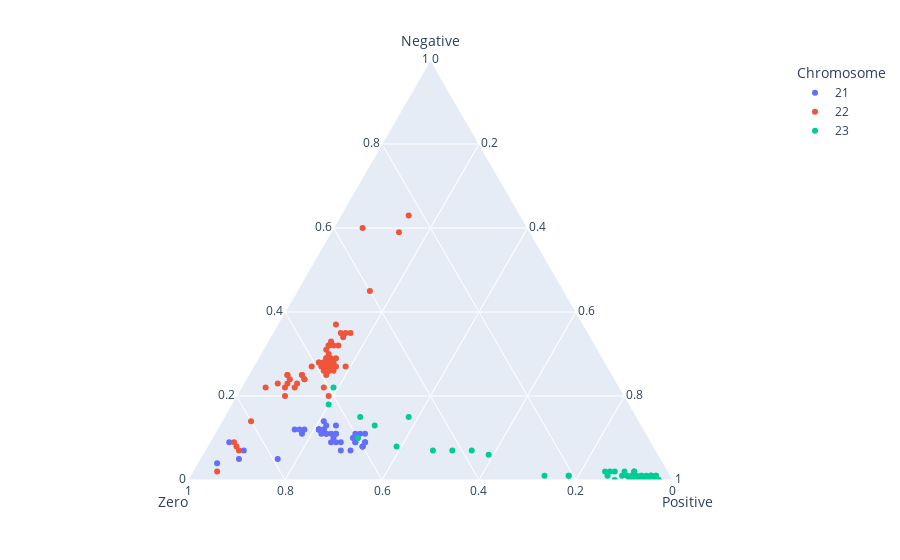

Notebook code cell kept with this figure:
### Code cell
plot = px.scatter_ternary(df[2656:], a = 'Negative', 
                          b = 'Zero',
                          c='Positive',
                          color = 'Chromosome')
plot.show()

### Figure 1 — Plotly figure (JSON) as saved in the notebook; plotly's stock layout.template omitted (floating-point values rounded to 4 significant figures)
{"data": [{"a": [9, 4, 7, 5, 5, 12, 11, 12, 12, 12, 12, 12, 11, 12, 11, 14, 11, 12, 12, 12, 13, 13, 11, 7, 9, 11, 10, 9, 11, 9, 7, 9, 8, 10, 11, 11, 11, 10, 8, 9, 8, 9, 9], "b": [87, 92, 85, 87, 79, 72, 71, 71, 70, 67, 67, 67, 66, 66, 66, 65, 67, 67, 66, 67, 65, 63, 64, 65, 66, 65, 65, 65, 64, 64, 63, 59, 60, 61, 60, 58, 59, 60, 60, 61, 60, 59, 61], "c": [4, 4, 8, 8, 16, 16, 18, 17, 18, 21, 21, 21, 23, 22, 23, 21, 22, 21, 22, 21, 22, 24, 25, 28, 25, 24, 25, 26, 25, 27, 30, 32, 32, 29, 29, 31, 30, 30, 32, 30, 32, 32, 30], "hovertemplate": "Chromosome=21<br>Negative=%{a}<br>Zero=%{b}<br>Positive=%{c}<extra></extra>", "legendgroup": "21", "marker": {"color": "#636efa", "symbol": "circle"}, "mode": "markers", "name": "21", "showlegend": true, "subplot": "ternary", "type": "scatterternary"}, {"a": [2, 7, 8, 9, 14, 22, 23, 25, 25, 22, 23, 20, 23, 24, 22, 24, 24, 25, 25, 22, 20, 45, 59, 63, 32, 28, 27, 28, 27, 27, 28, 27, 26, 27, 25, 26, 26, 26, 27, 27, 30, 26, 29, 60, 27, 29, 28, 28, 28, 31, 29, 29, 32, 32, 32, 33, 34, 35, 35, 35, 37], "b": [93, 86, 86, 86, 80, 73, 70, 67, 67, 69, 68, 70, 66, 67, 67, 64, 64, 64, 64, 61, 61, 40, 27, 23, 55, 59, 58, 57, 57, 54, 56, 56, 57, 58, 59, 58, 58, 58, 59, 58, 56, 59, 57, 34, 61, 56, 59, 58, 58, 56, 57, 55, 53, 54, 55, 54, 51, 50, 49, 51, 51], "c": [5, 7, 6, 5, 6, 5, 7, 8, 8, 9, 9, 10, 11, 9, 11, 12, 12, 11, 11, 17, 19, 15, 14, 14, 13, 13, 15, 15, 16, 19, 16, 17, 17, 15, 16, 16, 16, 16, 14, 15, 14, 15, 14, 6, 12, 15, 13, 14, 14, 13, 14, 16, 15, 14, 13, 13, 15, 15, 16, 14, 12], "hovertemplate": "Chromosome=22<br>Negative=%{a}<br>Zero=%{b}<br>Positive=%{c}<extra></extra>", "legendgroup": "22", "marker": {"color": "#EF553B", "symbol": "circle"}, "mode": "markers", "name": "22", "showlegend": true, "subplot": "ternary", "type": "scatterternary"}, {"a": [15, 2, 8, 10, 15, 13, 7, 6, 7, 7, 22, 18, 0, 0, 0, 1, 1, 0, 0, 0, 0, 0, 0, 0, 0, 0, 0, 0, 0, 0, 1, 0, 0, 0, 1, 1, 0, 1, 1, 1, 1, 1, 1, 2, 2, 1, 2, 2, 2, 1, 1, 1, 1, 1, 1, 1, 1, 1, 0, 0, 0, 0, 0, 0, 0, 0, 0, 0, 0, 0, 0, 0, 0, 0], "b": [47, 7, 53, 60, 57, 55, 38, 35, 42, 46, 59, 62, 5, 6, 5, 6, 6, 5, 5, 5, 6, 5, 6, 6, 5, 6, 7, 5, 4, 4, 7, 3, 3, 3, 4, 4, 5, 4, 4, 3, 3, 9, 10, 12, 9, 5, 7, 13, 11, 8, 13, 21, 26, 21, 4, 3, 4, 4, 4, 6, 6, 6, 6, 6, 6, 5, 12, 5, 9, 5, 6, 6, 8, 7], "c": [38, 91, 39, 30, 28, 32, 55, 59, 51, 47, 19, 20, 95, 94, 95, 93, 93, 95, 95, 95, 94, 95, 94, 94, 95, 94, 93, 95, 96, 96, 92, 97, 97, 97, 95, 95, 95, 95, 95, 96, 96, 90, 89, 86, 89, 94, 91, 85, 87, 91, 86, 78, 73, 78, 95, 96, 95, 95, 96, 94, 94, 94, 94, 94, 94, 95, 88, 95, 91, 95, 94, 94, 92, 93], "hovertemplate": "Chromosome=23<br>Negative=%{a}<br>Zero=%{b}<br>Positive=%{c}<extra></extra>", "legendgroup": "23", "marker": {"color": "#00cc96", "symbol": "circle"}, "mode": "markers", "name": "23", "showlegend": true, "subplot": "ternary", "type": "scatterternary"}], "layout": {"legend": {"title": {"text": "Chromosome"}, "tracegroupgap": 0}, "margin": {"t": 60}, "ternary": {"aaxis": {"title": {"text": "Negative"}}, "baxis": {"title": {"text": "Zero"}}, "caxis": {"title": {"text": "Positive"}}, "domain": {"x": [0, 1], "y": [0, 1]}}}}
